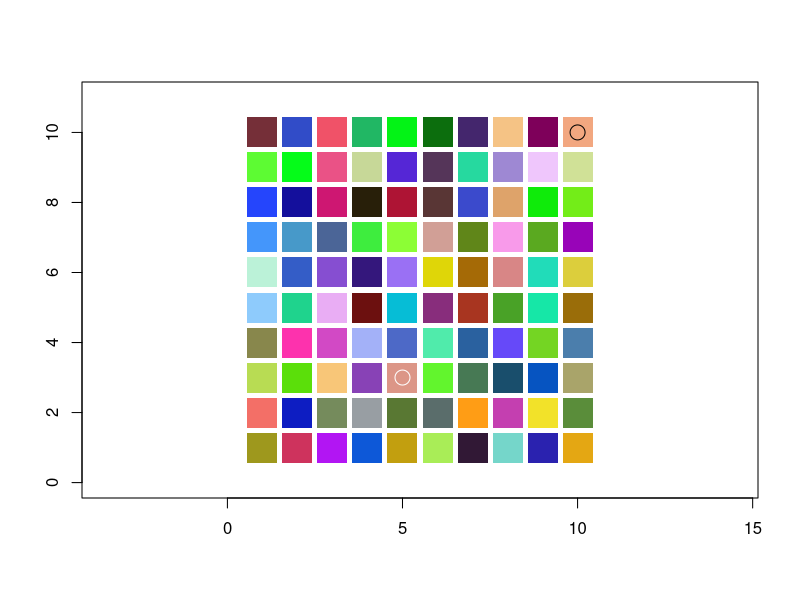

This chart was generated by the following R code:
# set seed so that the same conditions will apply when running code; remove when finished with coding
set.seed(123)

# create separate 10x10 matrices for red, green, and blue values; each is sampled from values between 0 and 255, inclusive, with replacement
red_matrix = matrix(sample(0:255, 100, replace = TRUE), 
                    nrow = 10, ncol = 10)
green_matrix = matrix(sample(0:255, 100, replace = TRUE), 
                      nrow = 10, ncol = 10)
blue_matrix = matrix(sample(0:255, 100, replace = TRUE), 
                     nrow = 10, ncol = 10)

# create matrix of rgb color values as hex codes
color_matrix = matrix(rgb(red_matrix, green_matrix, blue_matrix, 
                          maxColorValue = 255), nrow = 10, ncol = 10)

# plot 10x10 grid that shows colors given by hex codes in color_matrix; create empty plot to establish x and y limits, set aspect ratio, suppress axis labels; add points as rectangles filled with colors taken from color_matrix
plot(x = 0:11, y = 0:11, type = "n", asp = 1, xlab = "", ylab = "")
for (x in 1:10){
  for (y in 1:10){
    points(x , y , type = "p", pch = 15, 
           xlim = c(0,11), ylim = c(0,11),
           cex = 4, col = color_matrix[x,y])
  }
}

# select a random cell as input that will be used to train the grid and determine the values for red, green, and blue
input_x = sample(1:10, 1)
input_y = sample(1:10, 1)
red_input = red_matrix[input_x,input_y]
green_input = green_matrix[input_x,input_y]
blue_input = blue_matrix[input_x,input_y]

# add circle to grid to show location of the random input; this is temporary code to aid in following the training process
points(input_x , input_y , type = "p", pch = 1, 
       xlim = c(0,11), ylim = c(0,11), cex = 2, col = "black")

# calculate distance matrix for all 100 points to the random random input using Euclidean distance
distance_matrix = matrix(0, nrow = 10, ncol = 10)
for (x in 1:10){
  for (y in 1:10){
    distance_matrix[x,y] = sqrt(((red_input - red_matrix[x,y])^2 + 
                                 (green_input - green_matrix[x,y])^2 + 
                                 (blue_input - blue_matrix[x,y])^2))
  }
}

# locate the best matching unit (bmu), which is the second smallest value in the distance_matrix---the smallest value is zero and it is the random input being used for training; and add circle to identify location; the points line is temporary code to aid in following the training process
bmu = which(distance_matrix == min(distance_matrix[-input_x,-input_y]), 
            arr.ind = TRUE)
points(x = bmu[1,1], y = bmu[1,2], type = "p", pch = 1, 
       xlim = c(0,11), ylim = c(0,11),
       cex = 2, col = "white")

radius_initial = 10/2
current_iteration = 1
max_iteration = 10
time_constant = max_iteration/log(radius_initial)
radius_iteration = radius_initial * exp(-current_iteration/time_constant)
alpha_initial = 0.3
alpha_iteration = alpha_initial * exp(current_iteration/max_iteration)

